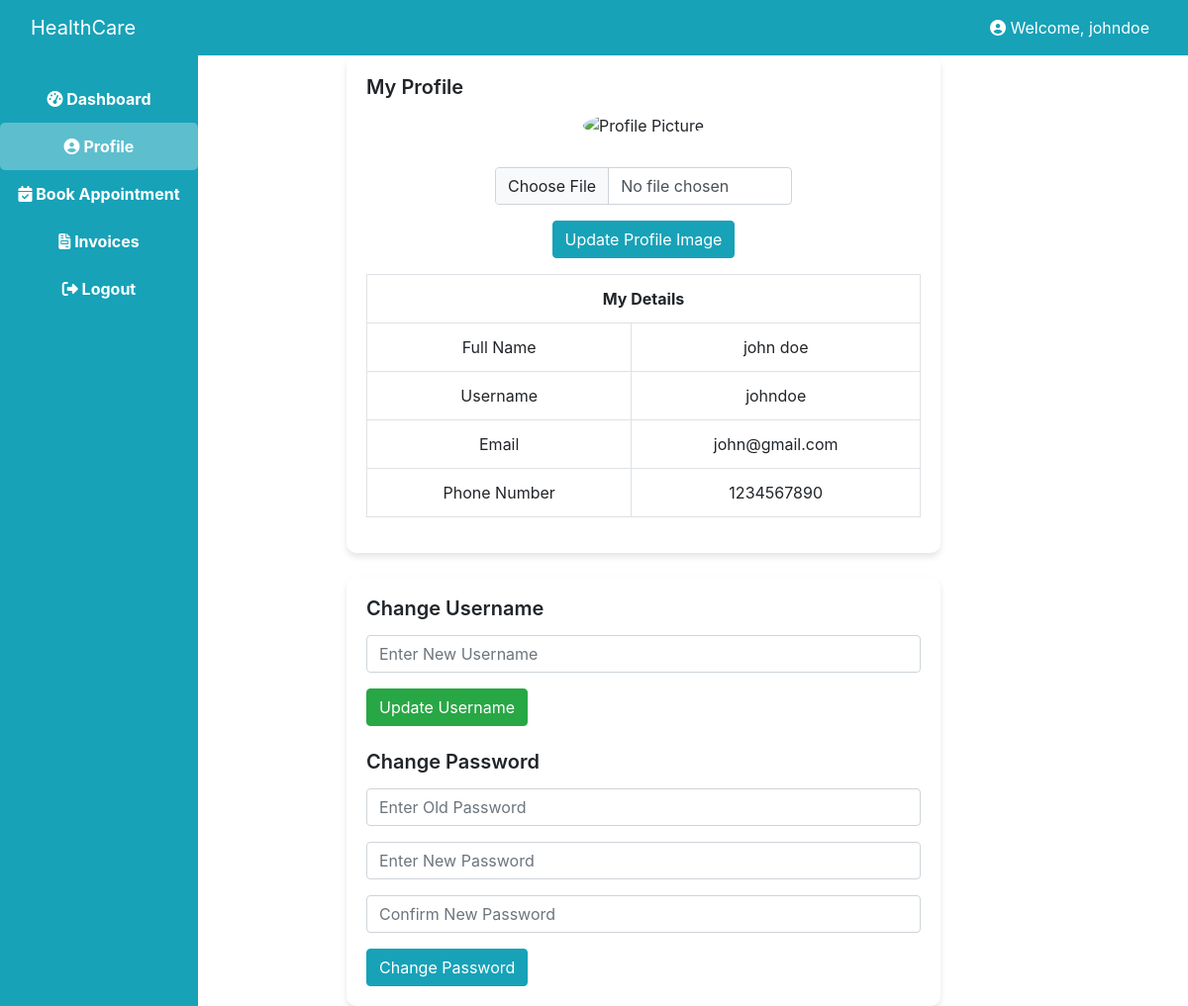
The app's page /patient/profile.php (signed in) with its own data.
### tables this page shows
CREATE TABLE `patient` (
  `id` int(11) NOT NULL,
  `full_name` varchar(255) NOT NULL,
  `phone` varchar(20) NOT NULL,
  `email` varchar(255) NOT NULL,
  `emergency_contact` varchar(20) NOT NULL,
  `refNumber` varchar(50) NOT NULL,
  `age` int(11) NOT NULL,
  `dob` date NOT NULL,
  `religion` varchar(50) NOT NULL,
  `marital_status` varchar(50) NOT NULL,
  `blood_group` varchar(5) NOT NULL,
  `username` varchar(100) NOT NULL,
  `gender` enum('Male','Female','Others') NOT NULL,
  `division` varchar(100) NOT NULL,
  `district` varchar(100) NOT NULL,
  `password` varchar(255) NOT NULL
);

### patient/profile.php (the view, shortened to what this page needs)
<!DOCTYPE html>
<html lang="en">
<head>
    <link href="https://cdn.jsdelivr.net/npm/bootstrap@5.3.0-alpha1/dist/css/bootstrap.min.css" rel="stylesheet">
</head>
<body>
    <div>
        <?php include("header.php"); ?>
    </div>
    <div class="container-fluid">
        <div class="row">
            <?php include("sidenav.php"); ?>
            <div class="col-md-9 profile-content">
                <div class="profile-card">
                    <h5 class="section-header">My Profile</h5>
                    <?php
                    include("../include/connection.php");
                    $patient = $_SESSION['patient'];
                    $query = "SELECT * FROM patient WHERE username='$patient'";
                    $res = mysqli_query($connect, $query);
                    $row = mysqli_fetch_array($res);
                    $profileImage = !empty($row['profile']) ? $row['profile'] : "default.jpg";
                    ?>
                    <div class="text-center">
                        <img src='img/<?php echo $profileImage; ?>' alt="Profile Picture">
                    </div>
                    <form method="post" enctype="multipart/form-data" class="text-center image-upload-form">
                        <input type="file" name="img" class="form-control mb-3" style="max-width: 300px; margin: auto;">
                        <input type="submit" name="upload" class="btn btn-info" value="Update Profile Image">
                    </form>
                    <table class="table table-bordered my-3 profile-details-table">
                        <tr>
                            <th colspan="2">My Details</th>
                        </tr>
                        <tr>
                            <td>Full Name</td>
                            <td><?php echo $row['full_name']; ?></td>
                        </tr>
                        <tr>
                            <td>Username</td>
                            <td><?php echo $row['username']; ?></td>
                        </tr>
                        <tr>
                            <td>Email</td>
                            <td><?php echo $row['email']; ?></td>
                        </tr>
                        <tr>
                            <td>Phone Number</td>
                            <td><?php echo $row['phone']; ?></td>
                        </tr>
                    </table>
                </div>
                <div class="profile-card mt-4">
                    <h5 class="section-header">Change Username</h5>
                    <form method="post" class="profile-info">
                        <input type="text" name="uname" class="form-control mb-3" placeholder="Enter New Username">
                        <input type="submit" name="change_uname" class="btn btn-success" value="Update Username">
                    </form>
                    <h5 class="section-header mt-4">Change Password</h5>
                    <form method="post" class="profile-info">
                        <div class="form-group">
                            <input type="password" name="old_pass" class="form-control mb-3" placeholder="Enter Old Password">
                        </div>
                        <div class="form-group">
                            <input type="password" name="new_pass" class="form-control mb-3" placeholder="Enter New Password">
                        </div>
                        <div class="form-group">
                            <input type="password" name="con_pass" class="form-control mb-3" placeholder="Confirm New Password">
                        </div>
                        <input type="submit" name="change_pass" class="btn btn-info" value="Change Password">
                    </form>
                </div>
            </div>
        </div>
    </div>
</body>
</html>

### patient/profile.php (style rules this page uses)
body { background-color: #f9f9f9; }
.profile-card { background-color: #fff; border-radius: 10px; box-shadow: 0 4px 6px rgba(0, 0, 0, 0.1); padding: 20px; width: 100%; max-width: 600px; margin: auto; }
.profile-card img { border-radius: 50%; width: 150px; height: 150px; object-fit: cover; margin-bottom: 20px; }
.form-control { border-radius: 8px; }
.btn-info, .btn-success { border-radius: 8px; padding: 10px 20px; }
.table th, .table td { text-align: center; }
.section-header { font-size: 1.25rem; font-weight: 600; margin-bottom: 15px; }
.image-upload-form { margin-top: 10px; }
.profile-content { display: flex; flex-direction: column; align-items: center; }
.profile-details-table { width: 100%; max-width: 600px; }
.profile-info { width: 100%; max-width: 600px; }

### records on screen
patient: full_name "john doe", username "johndoe", email "john@gmail.com", phone "1234567890"

### other values on screen
$patientUsername "johndoe"
